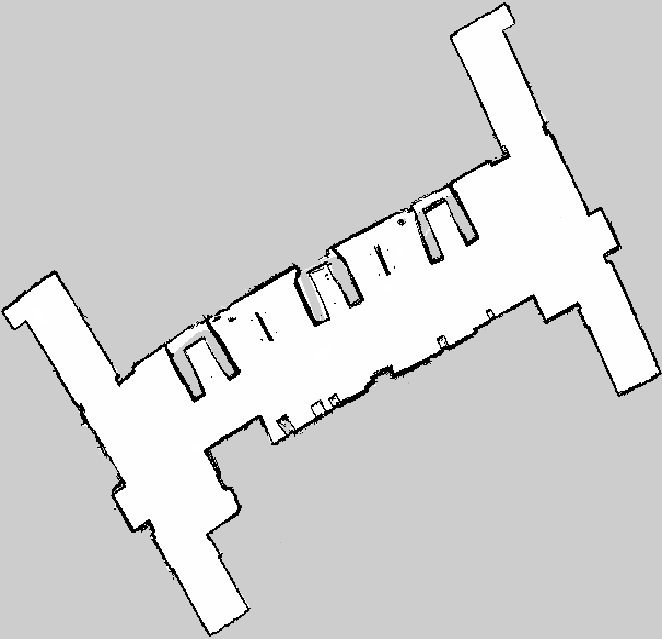
#> input picture src/route_navigation/clean_map_resized.PGM, 662 x 639 px; its folder holds only this picture in this run
$ python -i rand_v5.py   (imports and definitions only)   (Python 2 division)
#> lines starting #> are read from the running program, lines starting #| are printed output that depends on the picture; after the words box and inside, x2 and y2 are one past the last pixel; in counts of white or black regions, pixels touching at a corner belong together
### src/route_navigation/scripts/rrt_star.py
#!/usr/bin/env python
import webcolors
from PIL import Image
import numpy as np
import random
import scipy as scp
from sklearn.neighbors import KDTree
import os, sys

DIRNAME = os.path.dirname(__file__)
UIPATH  = os.path.join(DIRNAME, '../ui/')

def occupancy_grid(image_path):
	# now we create an occupancy grid from therefore image data teh same dimentions as the image size
	# If the area is black it is occupied, where white is unoccupied.

	picture = Image.open(image_path)

	# Get the size of the image
	width, height = picture.size

	Matrix = [[0 for x in range(height)] for y in range(width)]

	for x in range (width):
   		for y in range (height):
   			current_color = picture.getpixel( (x,y) )
   			#print("current color upd ", current_color)
   			if current_color == (254):
   				print("x,y ", x, "  ", y)
   				Matrix[x][height-1 - y] = 0
   				#print("unoc ", Matrix[x][y])
   				#print("width,", width," ")
   				#print("height",height, " ")

   			else:
   				#print("x,y ", x, "  ", y)
   				Matrix[x][height-1 - y] = 1
                                # [4 lines of commented-out code are left out]

	return (Matrix)

OCCUPANCY = occupancy_grid(os.path.join(UIPATH, 'clean_map_simple.png'))

class Node:
    prevNode = None
    nextNodes = []
    coords = None

    def __init__(self, prevNode, coords):
        self.prevNode = prevNode
        self.coords = coords

# [254 lines left out: functions draw_line_between_points, checkPoint, check_line, rrt, getCost, not called in this run]


# def RRT(start, destination):
# 	#first point
# 	#create random point in radius of 8 of first point. if point is occupied try again

# 	new_rand_point =random.uniform(0, 1) *2*(np.pi)

# 	#find nearest point to itself

# 	count_smallest
# 	for (all points)
# 	distance_between_2_points()

# 	#create connection between two points and draw line
# 	#draw line between the two points
# 	#draw node at point


# 	#randomly choose point from existing points
# 	append new rand point to nodes array


# 	random sample from current point selection

# 	#restart algorithim to however many nodes needed
# 	restart algorithm

# 	#if node reached point area, route found

# 	return 0


#picture.putpixel((x,y), (new_color))


	#
	#find all points between point 1 x and point 2 x with set size of 1
	#color all points


#draw line on picture between two points
#line_between_points(point1, point2)

	#find y = mx +c
	#find all points between point 1 x and point 2 x with set size of 1
	#color all points


### src/route_navigation/scripts/rand_v5.py
# !/usr/bin/env python
import sys, os
from PyQt5.QtCore import pyqtSlot
from PyQt5.QtWidgets import QApplication, QDialog
from PyQt5.uic import loadUi
from PyQt5.QtGui import QPixmap
import webcolors
from PIL import Image
import numpy as np
import scipy as scp
import random
from sklearn.neighbors import KDTree
#import sklearn.neighbors
#import KDTree
from numpy import random,argsort,sqrt
from pylab import plot,show
import array as arr
import rrt_star

# [9 lines of commented-out code are left out]

DIRNAME = os.path.dirname(__file__)
#print(DIRNAME, __file__)
UIPATH  = os.path.join(DIRNAME, '../ui/')
CLEAN_MAP_UPDATED = os.path.join(UIPATH, 'clean_map_updated.png')

class Node:
    prevNode = None
    nextNodes = []
    coords = None

    def __init__(self, prevNode, coords):
        self.prevNode = prevNode
        self.coords = coords


# [69 lines left out: function draw_line_between_points, not called in this run]


def simplify_image(image_path):
#> called with image_path = '../clean_map_resized.PGM'
	picture = Image.open(image_path);
#> picture is the input picture: PIL image 662x639 L; min 0, max 255, mean 210.1

	# Get the size of the image
	width, height = picture.size
#> width = 662; height = 639

	#the image from slam is made up of several greyscale rgb values. A more simple
	#black and white image will be more simple when creating an occupancy grid.
	##RGB with 255 or 254 are white areas in map that are UNoccupied. So we ensure all areas are 254

	new_color = 254
	count = 0
	# Process every pixel
	for x in range (width):
		for y in range (height):
			current_color = picture.getpixel( (x,y) )
			if current_color == 255 :
				picture.putpixel((x,y), (new_color))

	#all areas that are grey are unexplored. We will change this to black, and assume area is occupied
	new_color = 0
	for x in range (width):
   		for y in range (height):
   			current_color = picture.getpixel((x,y))
   			if current_color != 254 :
   				picture.putpixel((x,y), (new_color))
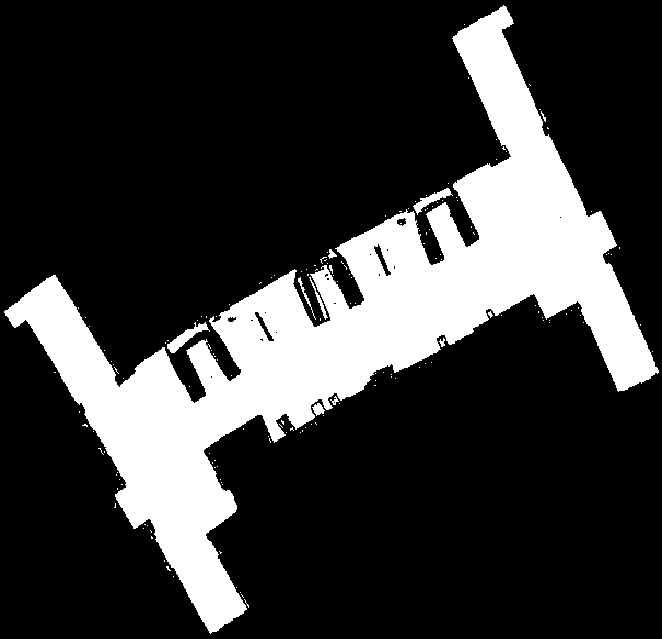
#> picture: PIL image 662x639 L; values 0 (black) and 254 (white), 21.9% white; 163 white regions (152 under 20 px), largest, box (x1, y1, x2, y2) and area: (4, 5, 659, 634) 91193, (167, 322, 210, 353) 398, (413, 188, 453, 215) 309


	#now we rewrite the image to new black and white comprising of only two rgb values
	picture.save(os.path.join(UIPATH, "clean_map_simple.png"))


def occupancy_grid(image_path):
	# now we create an occupancy grid from therefore image data teh same dimentions as the image size
	# If the area is black it is occupied, where white is unoccupied.

	picture = Image.open(image_path)

	# Get the size of the image
	width, height = picture.size

	Matrix = [[0 for x in range(height)] for y in range(width)]

	for x in range (width):
   		for y in range (height):
   			current_color = picture.getpixel( (x,y) )
   			#print("current color upd ", current_color)
   			if current_color == 254:
   				#print("x,y ", x, "  ", y)
   				Matrix[x][y] = 0
   				#print("unoc ", Matrix[x][y])
   				#print("width,", width," ")
   				#print("height",height, " ")

   			else:
   				#print("x,y ", x, "  ", y)
   				Matrix[x][y] = 1
   				#print("oc ", Matrix[x][y])
   				#print("width,", width," ")
   				#print("height",height, " ")

	return (Matrix)


# [13 lines left out: function generate_rand_node, not called in this run]
	#x coordinate = radius x cos(rand(betwee0-360))
	#y coordinate = radius x sin(rand(betwee0-360))


#GUI
# [232 lines that did not run here, left out]


# [29 lines of commented-out code are left out]


# [1 line not run here, left out]
# [1 line that did not run here, left out]
# [2 lines not run here, left out]


# def RRT(start, destination):
# # first point

# #create random point from set radius from initial point
# generate_rand_node(start point)

# connect_nearest_node

# 	#create random point in radius of 8 of first point. if point is occupied try again

# 	new_rand_point =random.uniform(0, 1) *2*(np.pi)

# 	#find nearest point to itself

# 	count_smallest
# 	for (all points)
# 	distance_between_2_points()

# 	#create connection between two points and draw line
# 	#draw line between the two points
# 	#draw node at point


# 	#randomly choose point from existing points
# 	append new rand point to nodes array


# 	random sample from current point selection

# 	#restart algorithim to however many nodes needed
# 	restart algorithm

# 	#if node reached point area, route found

# 	return 0

#picture.putpixel((x,y), (new_color))
#
#find all points between point 1 x and point 2 x with set size of 1
#color all points

>>> result = simplify_image('../clean_map_resized.PGM')
